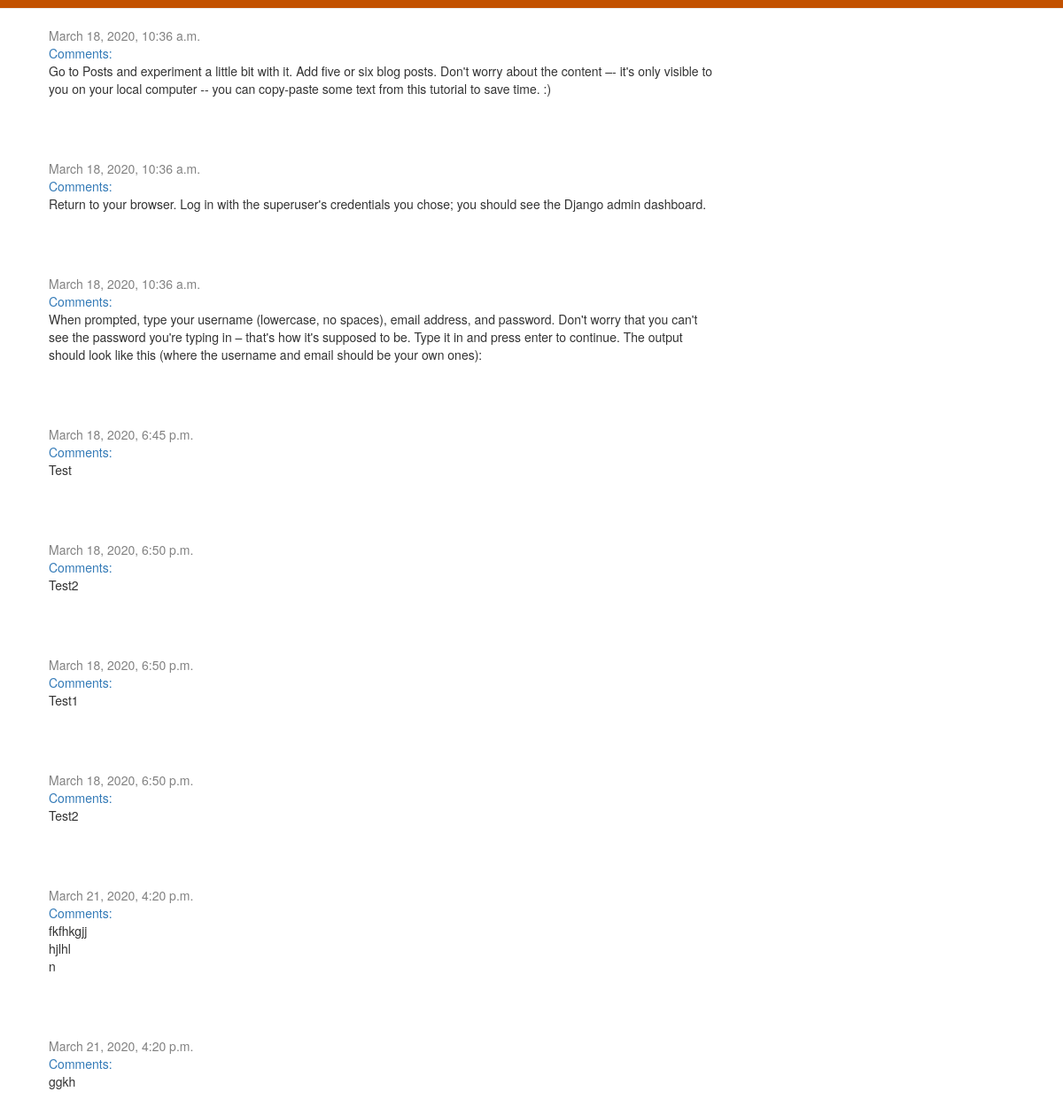
Before: / with the older database file.
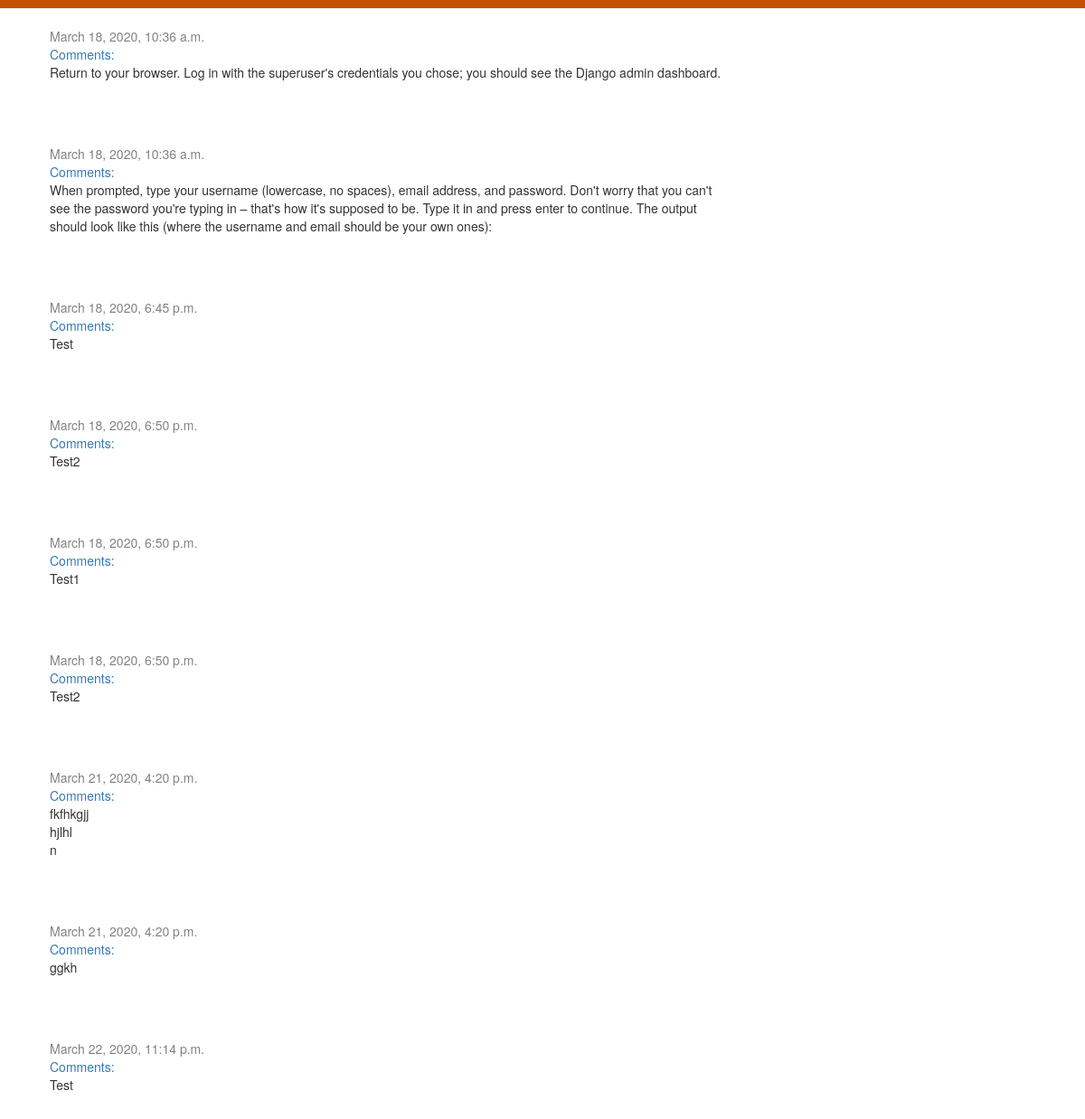
After: the same page with the newer database file.
### blog/models.py (models this page shows, shortened)
class Post(models.Model):
    author = models.ForeignKey(settings.AUTH_USER_MODEL, on_delete=models.CASCADE)
    title = models.CharField(max_length=200)
    text = models.TextField()
    created_date = models.DateTimeField(default=timezone.now)
    published_date = models.DateTimeField(blank=True, null=True)

### blog/views.py (the view)
# urls.py: path('', views.post_list, name='post_list'),
def post_list(request):
    posts = Post.objects.filter(published_date__lte=timezone.now()).order_by('published_date')
    return render (request, 'blog/post_list.html', {'posts': posts})

### blog/templates/blog/post_list.html
{% extends 'blog/base.html' %}
{% block content %}
    {% for post in posts %}
        <div class="post">
            <div class="date">
                {{ post.published_date }}
            </div>
            <a href="{% url 'post_detail' pk=post.pk %}">Comments: {{ post.approved_comments.count }}</a>
            <p>{{ post.text|linebreaksbr }}</p>
        </div>
    {% endfor %}
{% endblock %}

Changed rows visible on the page:
removed Post: published_date "March 18, 2020, 10:36 a.m.", text "Go to Posts and experiment a little bit with it. Add five or six blog posts. Don't worry about the content –- it's only visible to you on your local computer -- you can copy-paste some text from this tutorial to save time. :)"
now on this page (row edited): Post: published_date "March 22, 2020, 11:14 p.m.", text "Test"
